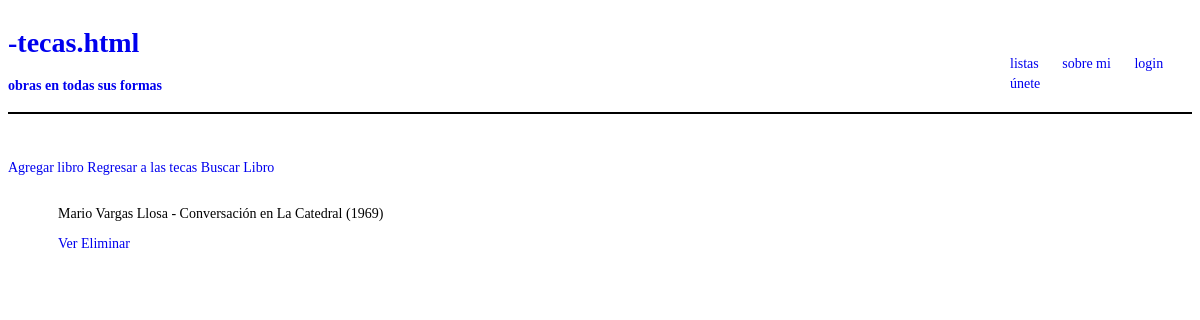
Before: /lista_libro/ with the older database file.
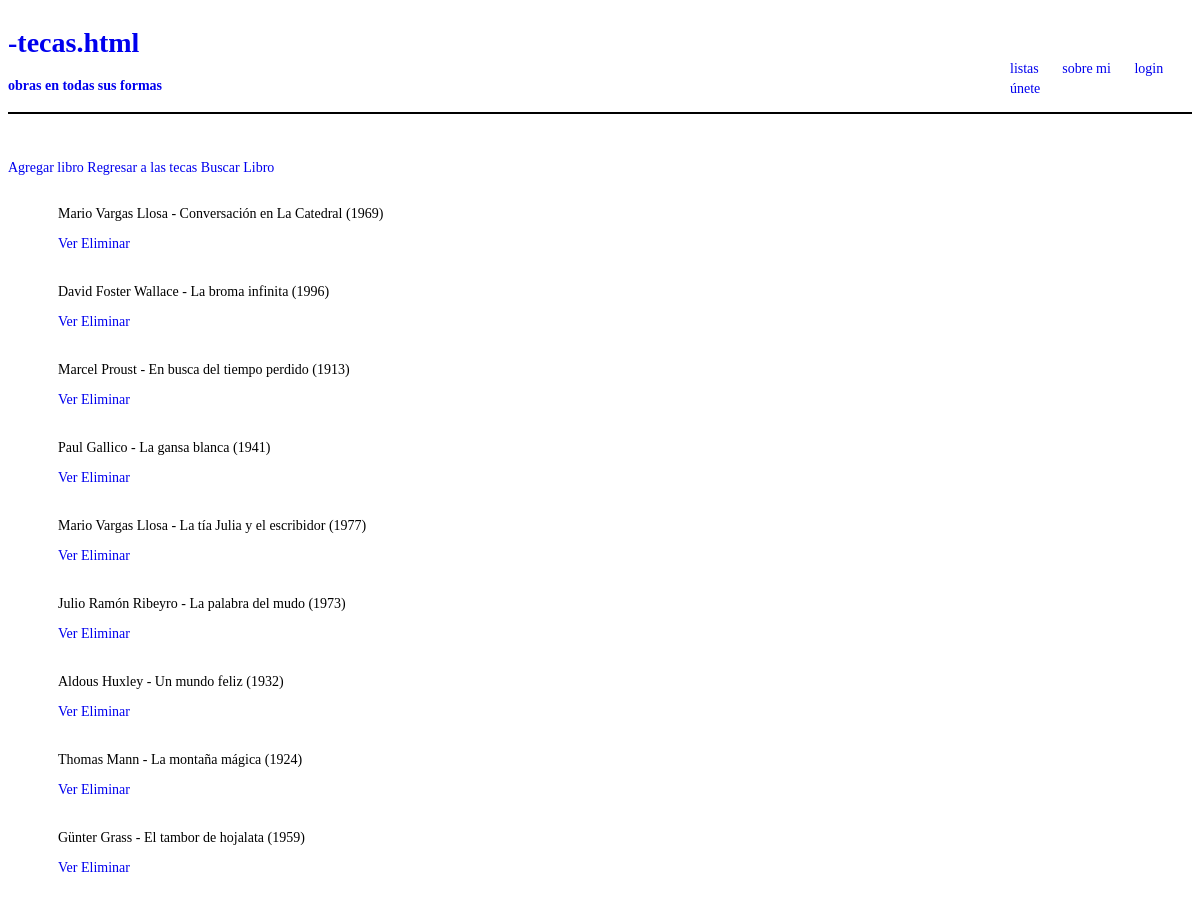
After: the same page with the newer database file.
### app_a/models.py (models this page shows, shortened)
class Libro(models.Model):
    titulo = models.CharField(max_length=100)
    anio = models.IntegerField()
    autor = models.CharField(max_length=100)
    pais = models.CharField(max_length=60)
    portada = models.ImageField(upload_to='media/', null=True, blank=True)
    review = RichTextField(blank=True, null=True)

### app_a/views.py (the view)
# urls.py: path('lista_libro/', views.LibroListView.as_view(), name='lista_libro'),
class LibroListView(ListView):
    model = Libro
    template_name = 'libro/lista_libro.html'

### app_a/templates/libro/lista_libro.html (shortened to what this page needs)
{% extends 'tem/base.html' %}
{% block body %}
    <br>
    <a href={% url 'crear_libro' %}>Agregar libro</a>
    <a href={% url 'lista' %}>Regresar a las tecas</a>
    <a href={% url 'buscar_libro' %}>Buscar Libro</a>
    <ul>
        {% for libro in object_list %}
            <li>
                <p>{{libro.autor}} - {{libro.titulo}} ({{libro.anio}})</p>
                <p>
                    <a href={% url 'detalle_libro' libro.id %}>Ver</a>
                    <a href={% url 'eliminar_libro' libro.id %}>Eliminar</a>
                </p>
            </li>
        {% empty %}
            <li><h3>Aún no hay libros registrados</h3></li>
        {% endfor %}
    </ul>
{% endblock %}

Changed rows visible on the page:
added Libro: autor "David Foster Wallace", titulo "La broma infinita", anio "1996"
added Libro: autor "Marcel Proust", titulo "En busca del tiempo perdido", anio "1913"
added Libro: autor "Paul Gallico", titulo "La gansa blanca", anio "1941"
added Libro: autor "Mario Vargas Llosa", titulo "La tía Julia y el escribidor", anio "1977"
added Libro: autor "Julio Ramón Ribeyro", titulo "La palabra del mudo", anio "1973"
added Libro: autor "Aldous Huxley", titulo "Un mundo feliz", anio "1932"
added Libro: autor "Thomas Mann", titulo "La montaña mágica", anio "1924"
added Libro: autor "Günter Grass", titulo "El tambor de hojalata", anio "1959"
